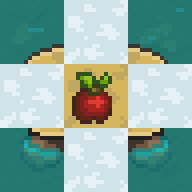

The image is a tile-based game level rendered from a .tmx file. Its description and complete source (layers, tilesets, objects, tile grids) follow:
An orthogonal 3x3 tile map with 64x64 px tiles, 3 tile layers (Tile Layer 1, Player, Collision).

<map version="1.10" tiledversion="1.11.0" orientation="orthogonal" renderorder="right-up" width="3" height="3" tilewidth="64" tileheight="64" infinite="0" nextlayerid="4" nextobjectid="1">
 <tileset firstgid="1" name="!CL_DEMO_64" tilewidth="64" tileheight="64" tilecount="1240" columns="40">
  <image source="../../../assets/textures/environments/!CL_DEMO_64.png" width="2560" height="1984" />
 </tileset>
 <layer id="1" name="Tile Layer 1" width="3" height="3">
  <data encoding="csv">
57,177,56,
138,129,136,
17,97,16
</data>
 </layer>
 <layer id="2" name="Player" width="3" height="3">
  <data encoding="csv">
0,0,0,
0,60,0,
0,0,0
</data>
 </layer>
 <layer id="3" name="Collision" width="3" height="3">
  <data encoding="csv">
0,809,0,
809,0,809,
0,809,0
</data>
 </layer>
</map>